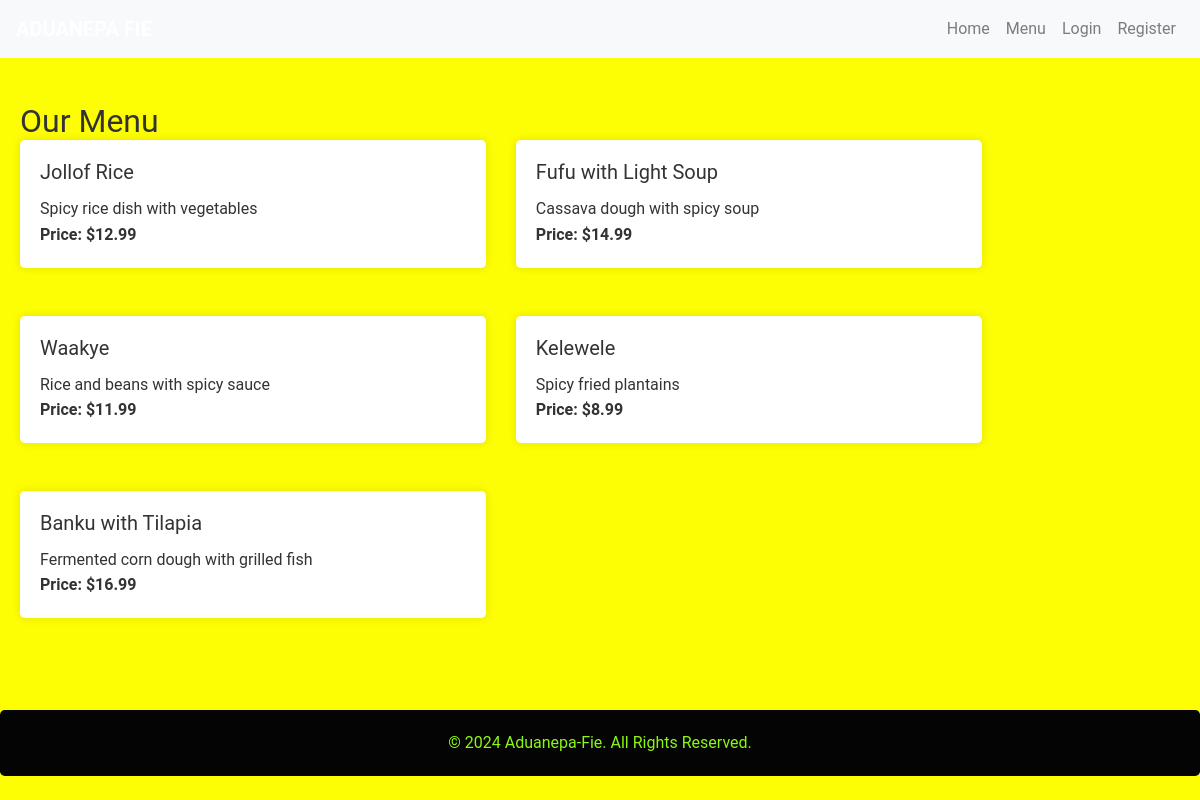
The app's page /menu/ with its own data.
### bookings/models.py (models this page shows, shortened)
class MenuItem(models.Model):
    name = models.CharField(max_length=100)
    description = models.TextField()
    price = models.DecimalField(max_digits=6, decimal_places=2)

### bookings/views.py (the view)
# urls.py: path('menu/', views.menu, name='menu'),
def menu(request):
    menu_items = MenuItem.objects.all()
    return render(request, 'menu.html', {'menu_items': menu_items})

### templates/menu.html (shortened to what this page needs)
{% extends 'base.html' %}
{% block content %}
    <h2>Our Menu</h2>
    <div class="row">
    {% for item in menu_items %}
        <div class="col-md-5 mb-5">
            <div class="card">
                <div class="card-body">
                    <h5 class="card-title">{{ item.name }}</h5>
                    <p class="card-text">{{ item.description }}</p>
                    <p class="card-text"><strong>Price: ${{ item.price }}</strong></p>
                </div>
            </div>
        </div>
    {% endfor %}
    </div>
{% endblock %}

### static/css/styles.css (style rules this page uses)
body, h1, h2, h3, h4, h5, h6, p, ul { margin: 0; padding: 0; font-weight: normal; }
body { font-family: 'Roboto', Lato, sans-serif; background-color: #fdfd04; color: #333; line-height: 1.6; }
.card { border: none; border-radius: 0.3rem; box-shadow: 0 0 10px rgba(0, 0, 0, 0.1); }
.card-body { padding: 20px; }

### records on screen
MenuItem: name "Jollof Rice", description "Spicy rice dish with vegetables", price "12.99"
MenuItem: name "Fufu with Light Soup", description "Cassava dough with spicy soup", price "14.99"
MenuItem: name "Waakye", description "Rice and beans with spicy sauce", price "11.99"
MenuItem: name "Kelewele", description "Spicy fried plantains", price "8.99"
MenuItem: name "Banku with Tilapia", description "Fermented corn dough with grilled fish", price "16.99"
